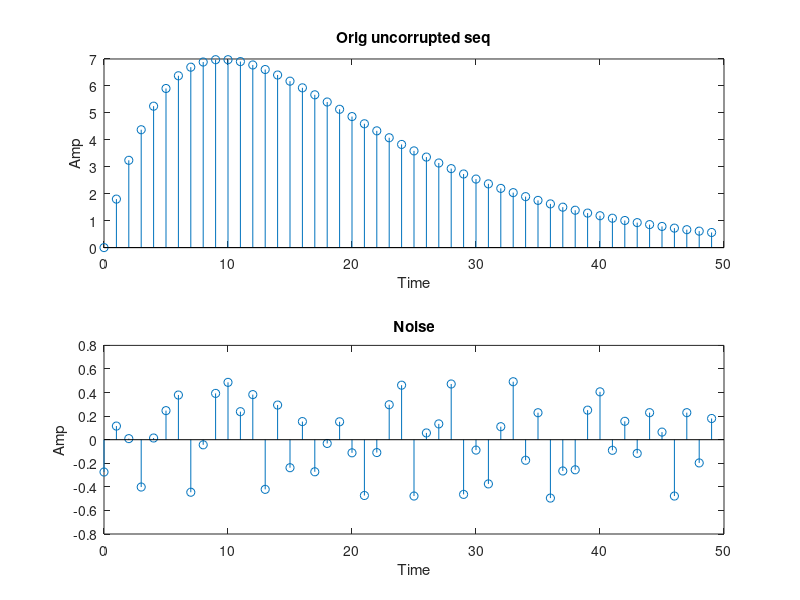

Here is the MATLAB script that generated this plot:
R = 50;
d = rand(R,1)-0.5;
m = 0:1:R-1;
s = 2*m.*(0.9.^m);
subplot(2,1,1)
stem(m,s);
xlabel('Time');
ylabel('Amp');
title('Orig uncorrupted seq');
subplot(2,1,2);
stem(m,d);
xlabel('Time');
ylabel('Amp');
title('Noise');